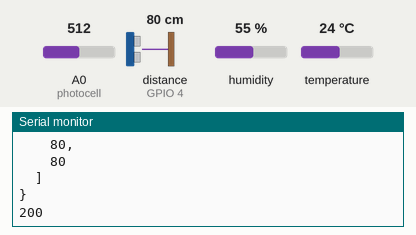
Recording of a sketch running on a simulated ESP8266 (NodeMCU). On the bench: the last lines printed to the serial monitor. Wiring (inferred from the names in the program): ultrasonic range finder: trigger GPIO 5; echo GPIO 4. The inputs (shaded band) are chosen by the test bench; at power-on: A0 (photocell) = 512, distance to the obstacle (sensor on GPIO 4) 80 cm, humidity 55 %, temperature 24 °C. The echo pulse lasts 58.3 µs per cm; WiFi joins after 1.5 s; servers stay silent unless stated; uploads are accepted with an empty reply.

Above: at 2.7 s.
2.8 s: A0 (photocell) set to 30
At 2.95 s:
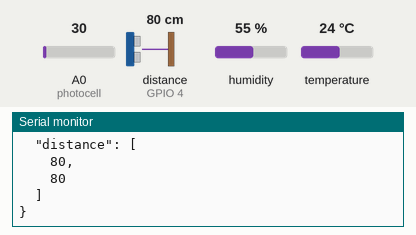
5.5 s: distance to the obstacle (sensor on GPIO 4) set to 2 cm
At 6.69 s:
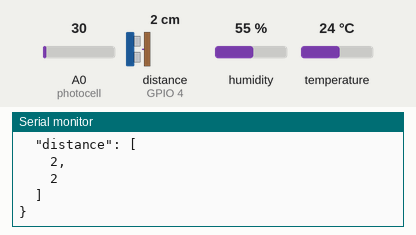
7.2 s: humidity set to 22 %
At 8.7 s:
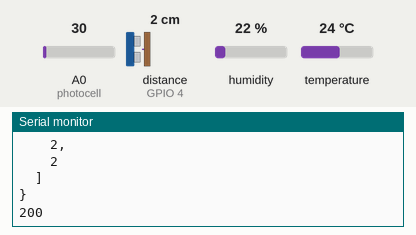
8.9 s: temperature set to 12 °C
At 9.17 s:
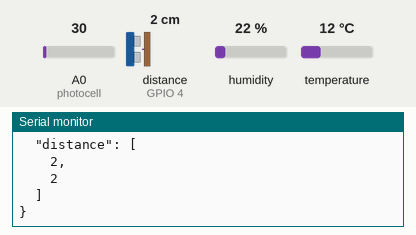
10.6 s: distance to the obstacle (sensor on GPIO 4) set to 4 cm
At 11.66 s:
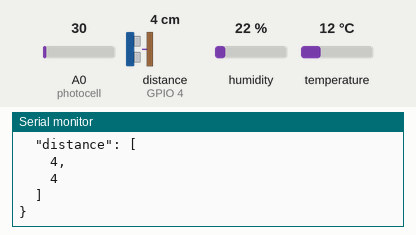
12.3 s: A0 (photocell) set to 306
At 13.8 s:
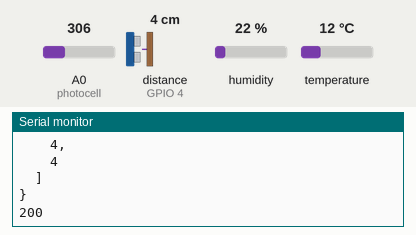
Timing chart, 0 to 15.0 s (numbered marks = the images above; inputs shaded):
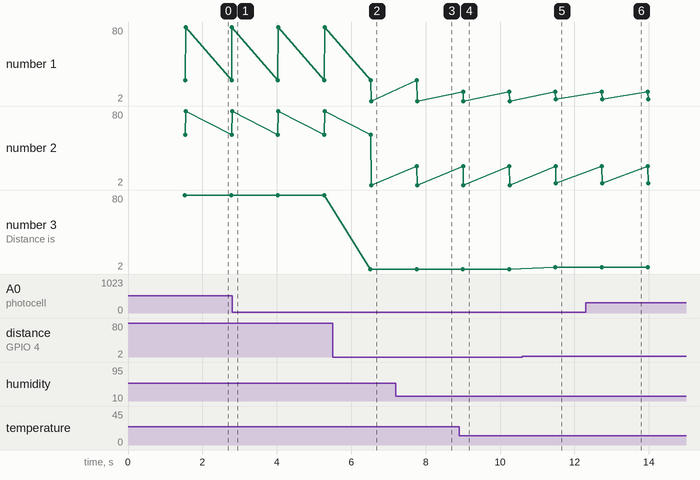

The sketch:

phcell_US.ino
```cpp
#include <ESP8266HTTPClient.h>
#include <ESP8266WiFi.h>
#include <ArduinoJson.h>
#include <SimpleDHT.h>


int pinDHT11 = 14; //D4
int photocell = A0; //D3
//ultra sonic
const int trigPin = 5;  //D1
const int echoPin = 4;  //D2


SimpleDHT11 dht11;

int ledPin=5;

void setup() {

  byte temperature = 0;
  byte humidity = 0;
  pinMode(ledPin, OUTPUT);
  pinMode(trigPin, OUTPUT); // Sets the trigPin as an Output
  pinMode(echoPin, INPUT); // Sets the echoPin as an Input


  Serial.begin(115200);
  //Serial connection
  WiFi.begin("Amin", "00000000");   //WiFi connection

  while (WiFi.status() != WL_CONNECTED) {  //Wait for the WiFI connection completion

    delay(500);
    Serial.println("Waiting for connection");

  }

}
//bool toggle=false;
void loop() {

  if (WiFi.status() == WL_CONNECTED) { //Check WiFi connection status


    DynamicJsonBuffer JSONbuffer;
    JsonObject& JSONencoder = JSONbuffer.createObject();


    JSONencoder["sensorName"] = "myTemper1";
    JSONencoder["sensorType"] = "Temperature & Light & UltraSonic";

    JsonArray& values = JSONencoder.createNestedArray("values"); //JSON array
    JsonArray& timestamps = JSONencoder.createNestedArray("timestamps"); //JSON array
    JsonArray& condition = JSONencoder.createNestedArray("condition"); //Contion json array
    JsonArray& distance = JSONencoder.createNestedArray("distance"); //distance json array


    byte temperature;
    byte humidity;

    int err = SimpleDHTErrSuccess;
    if ((err = dht11.read(pinDHT11, &temperature, &humidity, NULL)) != SimpleDHTErrSuccess) {
        Serial.print("Read DHT11 failed, err="); Serial.println(err);delay(1000);
        return;
      }

    String cond;
    float photocellReading = analogRead(photocell);
    float voltage= photocellReading * (5/1023.00);
    if(voltage<.3){
      cond="night";
      digitalWrite(ledPin, HIGH);
      }
    else{
      cond="day";
      digitalWrite(ledPin, LOW);
    }


    long duration;
    int dist;

    digitalWrite(trigPin, LOW);
    delayMicroseconds(2);

    // Sets the trigPin on HIGH state for 10 micro seconds
    digitalWrite(trigPin, HIGH);
    delayMicroseconds(10);
    digitalWrite(trigPin, LOW);

    // Reads the echoPin, returns the sound wave travel time in microseconds
    duration = pulseIn(echoPin, HIGH);

    // Calculating the distance
    dist= duration/29.1/2;
    Serial.print("Distance is ");
    Serial.println(dist);

    values.add((int)temperature); //Add value to array
    timestamps.add(String(millis()+0)); //Add value to array
    condition.add(cond);
    distance.add(dist);

    values.add((int)humidity); //Add value to array
    timestamps.add(String(millis()+1)); //Add value to array
    condition.add(cond);
    distance.add(dist);


    char JSONmessageBuffer[300];
    JSONencoder.prettyPrintTo(JSONmessageBuffer, sizeof(JSONmessageBuffer));
    Serial.println(JSONmessageBuffer);

    HTTPClient http;    //Declare object of class HTTPClient

    http.begin("http://192.168.43.246:8080/postjson");      //Specify request destination
    http.addHeader("Content-Type", "application/json");  //Specify content-type header

    int httpCode = http.POST(JSONmessageBuffer);   //Send the request
    String payload = http.getString();                                        //Get the response payload

    Serial.println(httpCode);   //Print HTTP return code
    Serial.println(payload);    //Print request response payload

    http.end();  //Close connection

  } else {

    Serial.println("Error in WiFi connection");

  }

    delay(1000);  //Send a request every 1 second
    /*if(toggle)
        digitalWrite(ledPin, HIGH);
    else
        digitalWrite(ledPin, LOW);
    toggle=!toggle;*/
}
```

Measured:
- after the input at 5.5 s, the serial monitor: prints a new line after 1.0 s (image 2)
- after the input at 7.2 s, the serial monitor: prints a new line after 0.56 s (image 3)
- after the input at 8.9 s, the serial monitor: prints a new line after 0.11 s (image 4)
- after the input at 10.6 s, the serial monitor: prints a new line after 0.89 s (image 5)
- after the input at 12.3 s, the serial monitor: prints a new line after 0.44 s (image 6)
- plotted number 1: 80 → 2 after the input at 5.5 s, 2 → 4 after the input at 10.6 s
- plotted number 2: 80 → 2 after the input at 5.5 s, 2 → 4 after the input at 10.6 s
- plotted number 3: 80 → 2 after the input at 5.5 s, 2 → 4 after the input at 10.6 s
